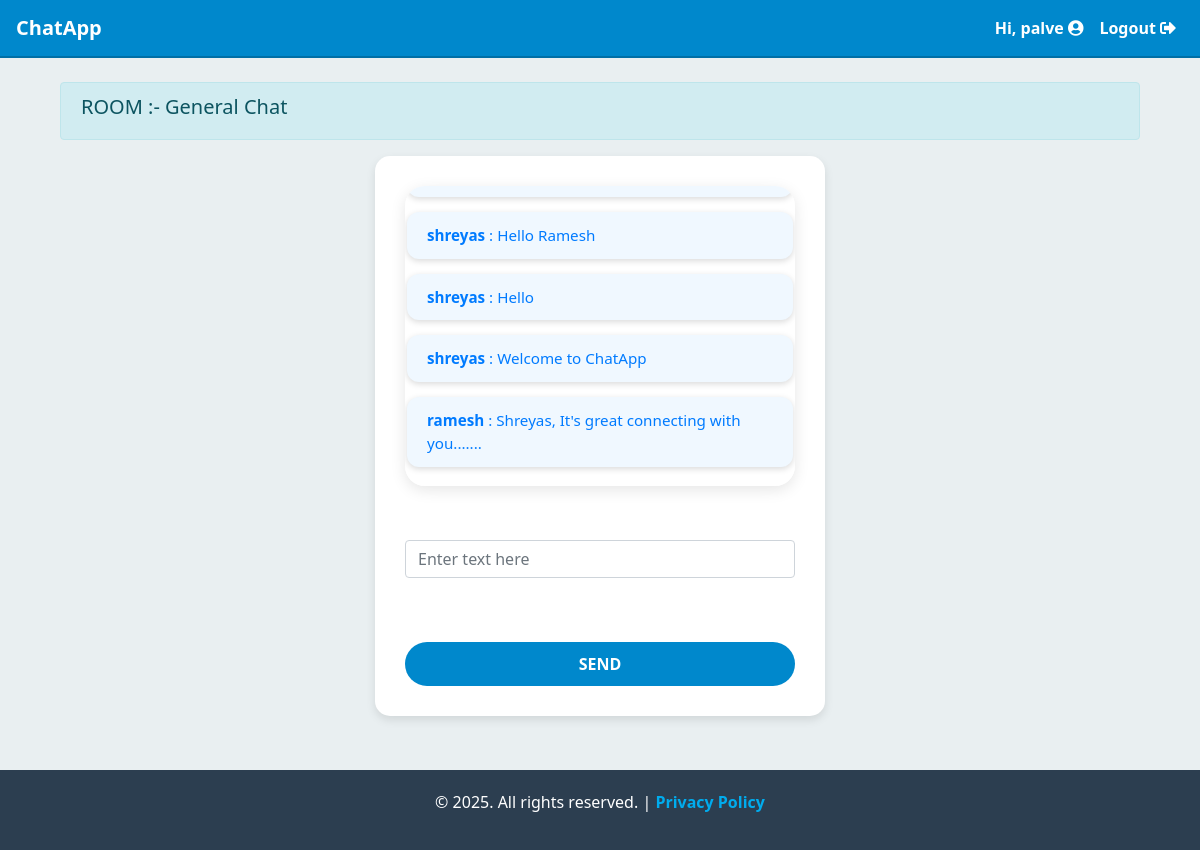
The page /general (signed in) on the database its author committed.
### chatapp/models.py (models this page shows, shortened)
class Room(models.Model):
    name = models.CharField(max_length=20)
    slug = models.SlugField(max_length=100)

class Message(models.Model):
    user = models.ForeignKey(User, on_delete=models.CASCADE)
    content = models.TextField()
    room = models.ForeignKey(Room, on_delete=models.CASCADE)
    created_on = models.DateTimeField(auto_now_add=True)

### chatapp/views.py (the view)
# urls.py: path("<str:slug>", views.room, name="room"),
def room(request,slug):
    room_name=Room.objects.get(slug=slug).name
    messages=Message.objects.filter(room=Room.objects.get(slug=slug))
    return render(request, "room.html",{"room_name":room_name,"slug":slug,'messages':messages})

### templates/room.html (shortened to what this page needs)
{% extends 'base.html' %}
{% block content %}
{% if user.is_authenticated %}
  <div class="container">
    <div class="row d-flex justify-content-center">
        <div class="col-12">
            <div class="alert alert-info d-flex justify-content-between" role="alert">
              <h5>ROOM :- {{room_name}}</h5>
            </div>
            <form>
                <div class="form-group">
                  {% if messages %}
                  <div class="jumbotron" id="chatbox" style="padding: 4px 2px;max-height: 300px;  /* Adjust the max-height as needed */
                  overflow-y: scroll;
                "">
                      {% for message in messages %}
                        <div class="chat-message {% if message.user == request.user %}text-right{% else %}text-left{% endif %}">
                          <b>{{ message.user.username }}</b> : {{ message.content }}<br>
                        </div>
                        {% endfor %}
                  </div>
                  {% else %}
                  <div class="jumbotron" id="chatbox" style="padding: 4px 2px;"></div>
                  <b>No Messages in this Room.</b>
                    {% endif %}
                </div>
                <br/>
                <div class="form-group" style="width: 100%;">
                    <input class="form-control" placeholder="Enter text here" id="my_input" type="text" required></br>
                </div>
                <br/>
                <input class="btn btn-primary btn-lg btn-block" id="submit_button" type="button" value="Send">
            </form>
        </div>
    </div>
</div>
{% endif %}
<br/>
{% endblock %}

### templates/base.html (shortened to what this page needs)
<!doctype html>
<html lang="en">
<head>
    <link rel="stylesheet" href="https://cdn.jsdelivr.net/npm/bootstrap@4.3.1/dist/css/bootstrap.min.css">
    <link rel="stylesheet" href="https://cdnjs.cloudflare.com/ajax/libs/font-awesome/5.15.3/css/all.min.css">
</head>
<body>
    {% block header %}
    <nav class="navbar navbar-expand-lg navbar-dark">
        <a class="navbar-brand" href="#">ChatApp</a>
        <div class="collapse navbar-collapse" id="navbarNav">
            <ul class="navbar-nav ml-auto">
                {% if user.is_authenticated %}
                    <li class="nav-item">
                        <a class="nav-link" href="#">Hi, {{ user.username }} <i class="fas fa-user-circle"></i></a>
                    </li>
                    <li class="nav-item">
                        <a class="nav-link" href="{% url 'logout' %}">Logout <i class="fas fa-sign-out-alt"></i></a>
                    </li>
                {% endif %}
            </ul>
        </div>
    </nav>
    {% endblock %}
    <main class="container mt-4 fade-in">
        {% block content %}{% endblock %}
    </main>
    <footer>
        <p>&copy; 2025. All rights reserved. | <a href="#">Privacy Policy</a></p>
    </footer>
</body>
</html>

### templates/base.html (style rules this page uses)
body { background-color: #e9eff1; font-family: 'Segoe UI', Tahoma, Geneva, Verdana, sans-serif; color: #555; margin: 0; padding: 0; }
.navbar { background-color: #0088cc; border-bottom: 2px solid #006fa6; }
.navbar a { color: white !important; font-weight: 600; }
.btn { border-radius: 30px; font-size: 16px; padding: 10px 25px; text-transform: uppercase; font-weight: 600; }
.btn-primary { background-color: #0088cc; border: none; }
.chat-message { background-color: #f0f8ff; border-radius: 12px; padding: 12px 20px; font-size: 0.95rem; color: #007bff; margin: 15px 0; box-shadow: 0 2px 6px rgba(0, 0, 0, 0.15); }
form { background-color: white; border-radius: 15px; box-shadow: 0 4px 10px rgba(0, 0, 0, 0.1); padding: 30px; width: 100%; max-width: 450px; margin: 0 auto; }
footer { background-color: #2c3e50; color: white; padding: 20px 0; text-align: center; margin-top: 30px; }
footer a { color: #00acee; text-decoration: none; font-weight: 600; }
.jumbotron { background-color: white; border-radius: 20px; box-shadow: 0 4px 15px rgba(0, 0, 0, 0.1); padding: 40px; text-align: center; margin-bottom: 30px; }
.fade-in { animation: fadeIn 1s ease-in-out; }

### rows shown on the page
Room: name "General Chat"
Message: user.username "shreyas", content "Hello Ramesh"
Message: user.username "shreyas", content "Hello"
Message: user.username "shreyas", content "Welcome to ChatApp"
Message: user.username "ramesh", content "Shreyas, It's great connecting with you......."

### other values the page prints
{{ user.username }} "palve"
